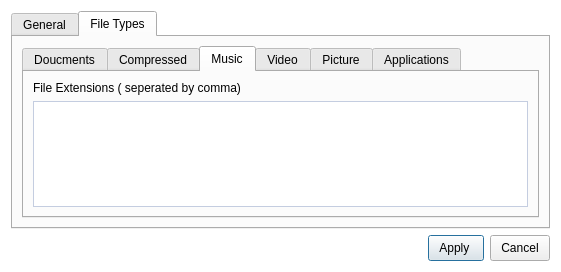
<?xml version="1.0" encoding="UTF-8"?>
<ui version="4.0">
 <class>SettingsDialog</class>
 <widget class="QDialog" name="SettingsDialog">
  <property name="geometry">
   <rect>
    <x>0</x>
    <y>0</y>
    <width>561</width>
    <height>272</height>
   </rect>
  </property>
  <property name="windowTitle">
   <string>Settings</string>
  </property>
  <property name="windowIcon">
   <iconset resource="icons.qrc">
    <normaloff>:/menu_icon/icon/settings_icon.png</normaloff>:/menu_icon/icon/settings_icon.png</iconset>
  </property>
  <property name="styleSheet">
   <string notr="true">QDialog {
	background: white; 
}
QTextEdit {
	border: 1px solid #c4cde0;
}
QPushButton {
	padding: 5px 10px;
}</string>
  </property>
  <layout class="QVBoxLayout" name="verticalLayout">
   <item>
    <widget class="QTabWidget" name="tabWidget">
     <property name="font">
      <font>
       <family>Segoe UI</family>
      </font>
     </property>
     <property name="currentIndex">
      <number>1</number>
     </property>
     <widget class="QWidget" name="tab">
      <attribute name="title">
       <string>General</string>
      </attribute>
      <layout class="QHBoxLayout" name="horizontalLayout">
       <item>
        <widget class="QLabel" name="label">
         <property name="font">
          <font>
           <family>Segoe UI</family>
          </font>
         </property>
         <property name="styleSheet">
          <string notr="true">padding: 2px 5px;</string>
         </property>
         <property name="text">
          <string>Max Connections </string>
         </property>
        </widget>
       </item>
       <item>
        <widget class="QComboBox" name="cb_connection">
         <property name="font">
          <font>
           <family>Segoe UI</family>
          </font>
         </property>
         <property name="autoFillBackground">
          <bool>false</bool>
         </property>
         <property name="styleSheet">
          <string notr="true"/>
         </property>
         <property name="editable">
          <bool>false</bool>
         </property>
        </widget>
       </item>
       <item>
        <spacer name="horizontalSpacer">
         <property name="orientation">
          <enum>Qt::Horizontal</enum>
         </property>
         <property name="sizeHint" stdset="0">
          <size>
           <width>335</width>
           <height>20</height>
          </size>
         </property>
        </spacer>
       </item>
      </layout>
     </widget>
     <widget class="QWidget" name="tab_2">
      <attribute name="title">
       <string>File Types</string>
      </attribute>
      <layout class="QVBoxLayout" name="verticalLayout_2">
       <property name="leftMargin">
        <number>9</number>
       </property>
       <property name="topMargin">
        <number>9</number>
       </property>
       <property name="rightMargin">
        <number>9</number>
       </property>
       <item>
        <widget class="QTabWidget" name="tabWidget_2">
         <property name="currentIndex">
          <number>2</number>
         </property>
         <widget class="QWidget" name="tab_doc">
          <attribute name="title">
           <string>Doucments</string>
          </attribute>
          <layout class="QVBoxLayout" name="verticalLayout_3">
           <item>
            <widget class="QLabel" name="label_2">
             <property name="text">
              <string>File Extensions ( seperated by comma)</string>
             </property>
            </widget>
           </item>
           <item>
            <widget class="QTextEdit" name="tb_document"/>
           </item>
          </layout>
         </widget>
         <widget class="QWidget" name="tab_compressed">
          <attribute name="title">
           <string>Compressed</string>
          </attribute>
          <layout class="QVBoxLayout" name="verticalLayout_4">
           <item>
            <widget class="QLabel" name="label_3">
             <property name="text">
              <string>File Extensions ( seperated by comma)</string>
             </property>
            </widget>
           </item>
           <item>
            <widget class="QTextEdit" name="tb_compressed"/>
           </item>
          </layout>
         </widget>
         <widget class="QWidget" name="tab_music">
          <attribute name="title">
           <string>Music</string>
          </attribute>
          <layout class="QVBoxLayout" name="verticalLayout_5">
           <item>
            <widget class="QLabel" name="label_4">
             <property name="text">
              <string>File Extensions ( seperated by comma)</string>
             </property>
            </widget>
           </item>
           <item>
            <widget class="QTextEdit" name="tb_music"/>
           </item>
          </layout>
         </widget>
         <widget class="QWidget" name="tab_video">
          <attribute name="title">
           <string>Video</string>
          </attribute>
          <layout class="QVBoxLayout" name="verticalLayout_6">
           <item>
            <widget class="QLabel" name="label_5">
             <property name="text">
              <string>File Extensions ( seperated by comma)</string>
             </property>
            </widget>
           </item>
           <item>
            <widget class="QTextEdit" name="tb_video"/>
           </item>
          </layout>
         </widget>
         <widget class="QWidget" name="tab_picture">
          <attribute name="title">
           <string>Picture</string>
          </attribute>
          <layout class="QVBoxLayout" name="verticalLayout_7">
           <item>
            <widget class="QLabel" name="label_6">
             <property name="text">
              <string>File Extensions ( seperated by comma)</string>
             </property>
            </widget>
           </item>
           <item>
            <widget class="QTextEdit" name="tb_picture"/>
           </item>
          </layout>
         </widget>
         <widget class="QWidget" name="tab_app">
          <attribute name="title">
           <string>Applications</string>
          </attribute>
          <layout class="QVBoxLayout" name="verticalLayout_8">
           <item>
            <widget class="QLabel" name="label_7">
             <property name="text">
              <string>File Extensions ( seperated by comma)</string>
             </property>
            </widget>
           </item>
           <item>
            <widget class="QTextEdit" name="tb_app"/>
           </item>
          </layout>
         </widget>
        </widget>
       </item>
      </layout>
     </widget>
    </widget>
   </item>
   <item>
    <layout class="QHBoxLayout" name="horizontalLayout_2">
     <item>
      <spacer name="horizontalSpacer_2">
       <property name="orientation">
        <enum>Qt::Horizontal</enum>
       </property>
       <property name="sizeHint" stdset="0">
        <size>
         <width>40</width>
         <height>20</height>
        </size>
       </property>
      </spacer>
     </item>
     <item>
      <widget class="QPushButton" name="pushButton">
       <property name="text">
        <string>Apply </string>
       </property>
      </widget>
     </item>
     <item>
      <widget class="QPushButton" name="pushButton_2">
       <property name="text">
        <string>Cancel</string>
       </property>
      </widget>
     </item>
    </layout>
   </item>
  </layout>
 </widget>
 <resources>
  <include location="icons.qrc"/>
 </resources>
 <connections/>
</ui>
